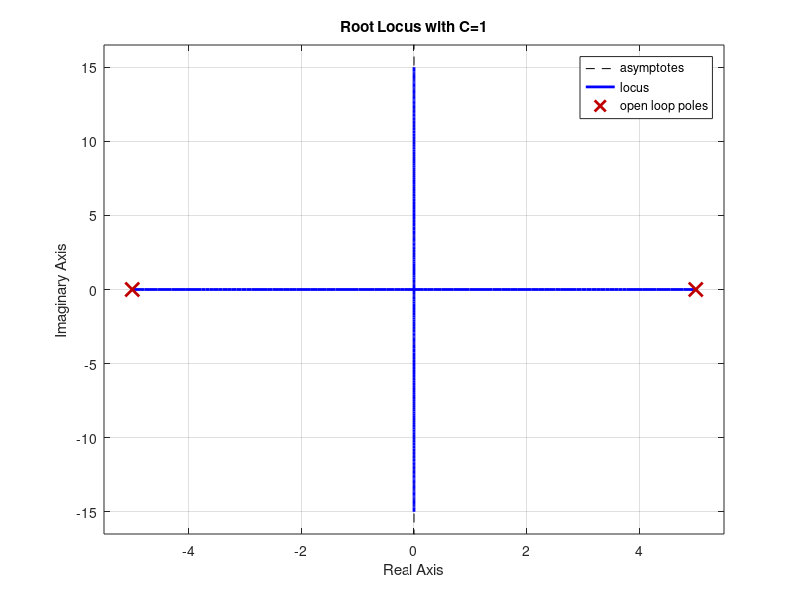
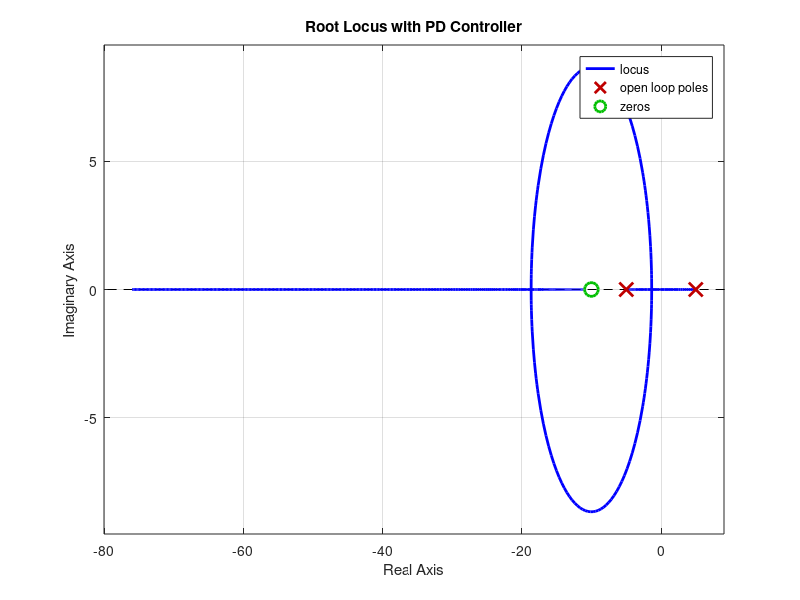
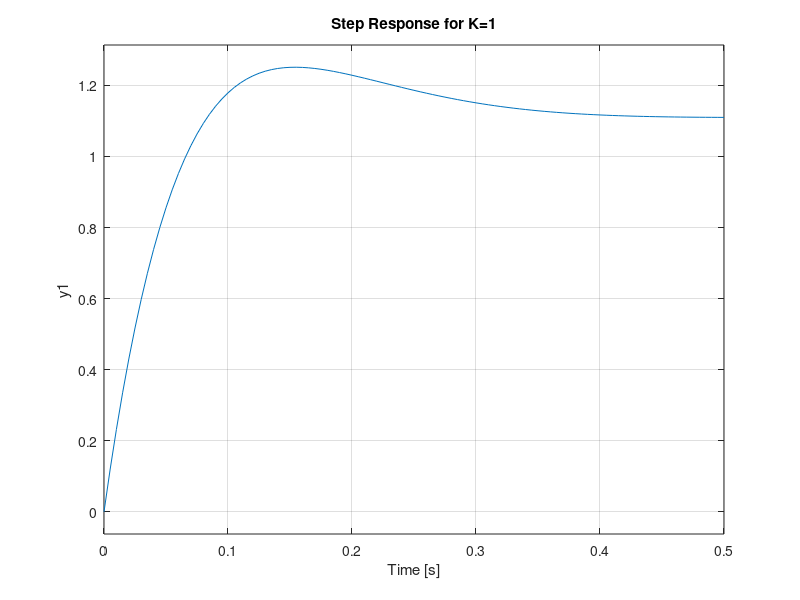
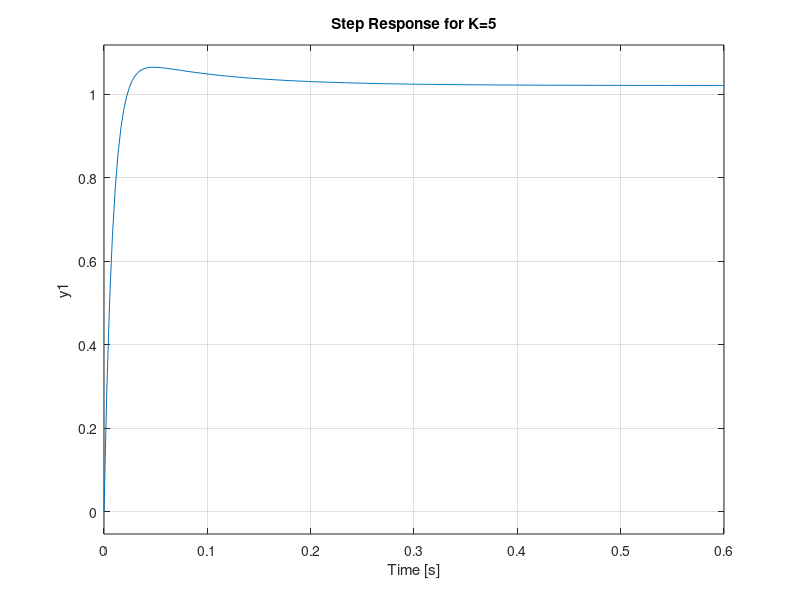

Recreate these plots in MATLAB, in order.
%% 
% Initialize the environment

clear all;
close all;
%% 
% Define the Laplace variable and the system

s = tf('s');
omega = 5;
G = omega^2/(s^2 - omega^2);
%% 
% Plot root locus with C=1

C = 1;
figure;
rlocus(C*G);
title('Root Locus with C=1');
%% 
% Design with a PD controller

kp = 10;
kd = 1;
C = kp + kd*s;
%% 
% Plot root locus with PD controller

figure;
rlocus(C*G);
title('Root Locus with PD Controller');
%% 
% Evaluate step response for K=1

K = 1;
C = K*(kp + kd*s);
GCL = feedback(C*G, 1);
figure;
step(GCL);
title('Step Response for K=1');
%% 
% Evaluate step response for K=5

K = 5;
C = K*(kp + kd*s);
GCL = feedback(C*G, 1);
figure;
step(GCL);
title('Step Response for K=5');
%% 
% Design with PID controller (the I is for zero steady-state error)

ki = 0.1;
C = kp + kd*s + ki/s;
%% 
% Plot root locus with PID controller 

figure;
rlocus(C*G);
title('Root Locus with PD Controller and Integrator');
%% 
% Evaluate step response with designed K

K = 0.13;
C = K*(kp + kd*s + ki/s);
GCL = minreal(feedback(C*G, 1));
figure;
step(GCL);
title('Step Response with PD Controller, Integrator, and K=0.13');
